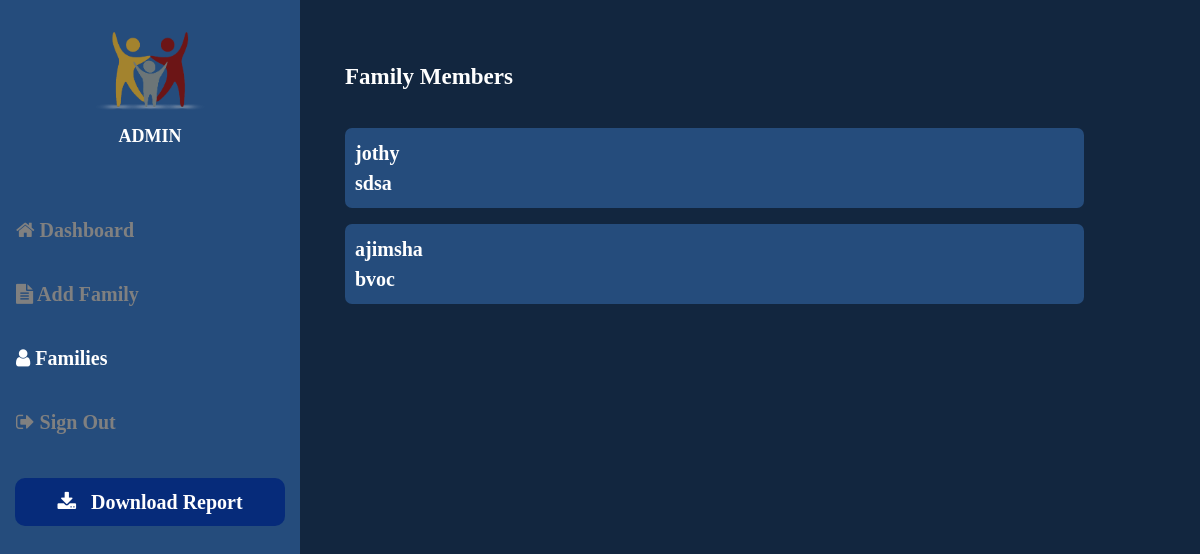
/admin_familys.php, run on the app's committed database.
### tables this page shows
CREATE TABLE `family` (
  `name` varchar(20) NOT NULL,
  `fam_name` varchar(20) NOT NULL,
  `email` varchar(20) NOT NULL,
  `password` varchar(20) NOT NULL,
  `user_type` varchar(20) NOT NULL
);

### admin_familys.php (the view, shortened to what this page needs)
<html>
<head>
    <link rel="stylesheet" href="https://cdnjs.cloudflare.com/ajax/libs/font-awesome/4.7.0/css/font-awesome.min.css">
    <link rel="stylesheet" href="./styles/member.css">
    <?php
    $con_file = new Connection();
    $con = $con_file->connect();
    $familes_query = "select name,fam_name from family";
    $familes_qry_result = mysqli_query($con,$familes_query);
    ?>
</head>
<body>
    <div class="side-menu">
    <div class="logo-box" style="background-image: url('logo.png');"></div>
        <div class="name-box">
            <span class="user_type">ADMIN</span>
        </div>
        <a href="admin_dashboard.php"><div class="side-options "><i class="fa fa-home"></i> Dashboard</div></a>
        <a href="admin_add_family.php"><div class="side-options "><i class="fa fa-file-text"></i> Add Family</div></a>
        <a href="admin_familys.php"><div class="side-options active"><i class="fa fa-user"></i> Families</div></a>
        <a href="login.php"><div class="side-options"><i class="fa fa-sign-out"></i> Sign Out</div></a>
        <div class="side-btn" style="background-color: rgb(6, 43, 122);;"> <i class="fa fa-download" aria-hidden="true"></i> &nbsp; Download Report</div>
    </div>
    <div class="main-section">
        <div class="main-wrapper">
            <div class="title-box">
                <span>Family Members</span>
            </div>
            <div class="expense-box">
                <?php
                while($res = mysqli_fetch_assoc($familes_qry_result)){
                    echo
                    '
                    <div class="expense-tile" style="height: 60px;">
                    <span class="expense-type">'.$res['name'].'</span><br>
                    <span class="expense-type">'.$res['fam_name'].'</span>
                    <div class="expense-side-box">
                    </div>
                </div>
                    ';
                }
                ?>
            </div>
        </div>
    </div>
</body>
</html>

### styles/member.css (style rules this page uses)
body { margin: 0; padding: 0; }
a { text-decoration: none; }
.side-menu { background-color: #254c7c; width: 300px; height: 100vh; float: left; }
.logo-box { height: 110px; width: 110px; background: url("/presentaion/images/logo.png") center no-repeat; background-size: contain; position: relative; margin: 1rem auto 0 auto; }
.name-box { height: 4rem; text-align: center; line-height: 20px; font-weight: bold; }
.user_type { color: white; font-size: 18px; }
.side-options { padding-left: 1rem; height: 3rem; vertical-align: middle; line-height: 3rem; color: grey; font-size: 20px; font-weight: bold; margin-top: 1rem; cursor: pointer; }
.active { color: white; }
.side-btn { width: 90%; height: 3rem; background-color: #12263f; border-radius: 10px; margin: 2rem auto 2rem auto; font-weight: bold; text-align: center; color: white; vertical-align: middle; line-height: 3rem; font-size: 20px; cursor: pointer; }
.main-section { background-color: #12263f; float: left; width: calc(100% - 300px); height: 100vh; overflow: none; }
.main-wrapper { height: 90%; width: 90%; margin: 1rem auto; }
.title-box { width: 20rem; height: 3rem; font-size: 23px; color: white; font-weight: bold; margin-top: 4rem; }
.expense-box { width: 100%; height: calc(100% - 5rem); overflow-y: scroll; }
.expense-tile { width: 90%; height: 50px; margin: 1rem 0; padding: 10px 0 10px 10px; border-radius: 7px; color: white; font-weight: bold; line-height: 30px; font-size: 20px; background-color: #254c7c; }
.expense-type { float: left; }
.expense-side-box { display: flex; justify-content: space-evenly; height: 50px; width: 350px; vertical-align: middle; margin-left: auto; margin-right: 10px; }

### data on the page
family: name "jothy", fam_name "sdsa"
family: name "ajimsha", fam_name "bvoc"
